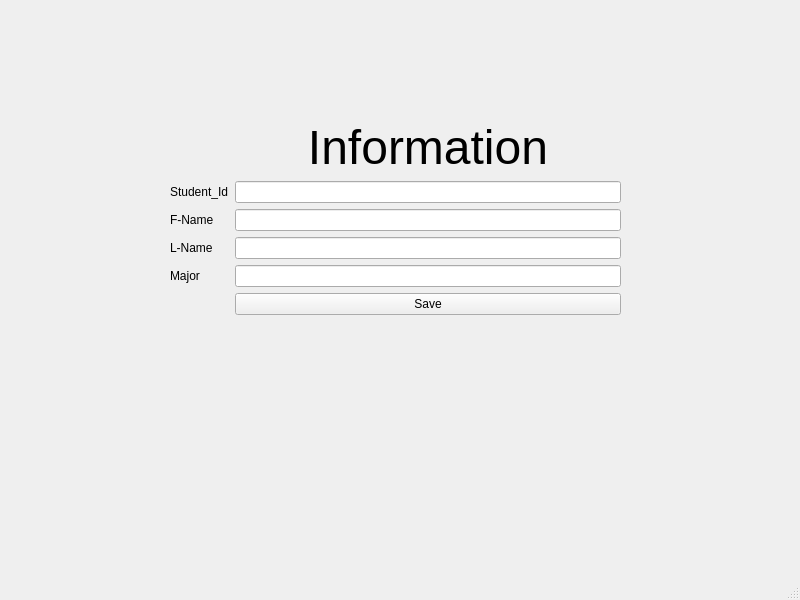
<?xml version="1.0" encoding="UTF-8"?>
<ui version="4.0">
 <class>MainWindow</class>
 <widget class="QMainWindow" name="MainWindow">
  <property name="geometry">
   <rect>
    <x>0</x>
    <y>0</y>
    <width>800</width>
    <height>600</height>
   </rect>
  </property>
  <property name="windowTitle">
   <string>MainWindow</string>
  </property>
  <widget class="QWidget" name="centralwidget">
   <widget class="QWidget" name="formLayoutWidget">
    <property name="geometry">
     <rect>
      <x>170</x>
      <y>120</y>
      <width>451</width>
      <height>271</height>
     </rect>
    </property>
    <layout class="QFormLayout" name="formLayout">
     <item row="1" column="0">
      <widget class="QLabel" name="label">
       <property name="text">
        <string>Student_Id</string>
       </property>
      </widget>
     </item>
     <item row="1" column="1">
      <widget class="QLineEdit" name="lineEdit"/>
     </item>
     <item row="2" column="0">
      <widget class="QLabel" name="label_2">
       <property name="text">
        <string>F-Name</string>
       </property>
      </widget>
     </item>
     <item row="2" column="1">
      <widget class="QLineEdit" name="lineEdit_2"/>
     </item>
     <item row="3" column="0">
      <widget class="QLabel" name="label_3">
       <property name="text">
        <string>L-Name</string>
       </property>
      </widget>
     </item>
     <item row="3" column="1">
      <widget class="QLineEdit" name="lineEdit_3"/>
     </item>
     <item row="4" column="0">
      <widget class="QLabel" name="label_4">
       <property name="text">
        <string>Major</string>
       </property>
      </widget>
     </item>
     <item row="4" column="1">
      <widget class="QLineEdit" name="lineEdit_4"/>
     </item>
     <item row="5" column="1">
      <widget class="QPushButton" name="pushButton">
       <property name="text">
        <string>Save</string>
       </property>
      </widget>
     </item>
     <item row="0" column="1">
      <widget class="QLabel" name="label_5">
       <property name="font">
        <font>
         <pointsize>36</pointsize>
        </font>
       </property>
       <property name="text">
        <string>Information</string>
       </property>
       <property name="alignment">
        <set>Qt::AlignCenter</set>
       </property>
      </widget>
     </item>
    </layout>
   </widget>
  </widget>
  <widget class="QMenuBar" name="menubar">
   <property name="geometry">
    <rect>
     <x>0</x>
     <y>0</y>
     <width>800</width>
     <height>21</height>
    </rect>
   </property>
  </widget>
  <widget class="QStatusBar" name="statusbar"/>
 </widget>
 <resources/>
 <connections/>
</ui>
